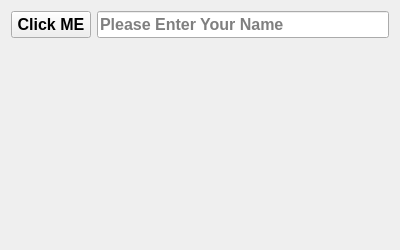
<?xml version="1.0" encoding="UTF-8"?>
<ui version="4.0">
 <class>Form</class>
 <widget class="QWidget" name="Form">
  <property name="geometry">
   <rect>
    <x>0</x>
    <y>0</y>
    <width>400</width>
    <height>250</height>
   </rect>
  </property>
  <property name="windowTitle">
   <string>Qt Designer Application</string>
  </property>
  <layout class="QVBoxLayout" name="verticalLayout">
   <item>
    <layout class="QHBoxLayout" name="horizontalLayout">
     <item>
      <widget class="QPushButton" name="btn_click">
       <property name="font">
        <font>
         <pointsize>12</pointsize>
         <bold>true</bold>
        </font>
       </property>
       <property name="text">
        <string>Click ME</string>
       </property>
      </widget>
     </item>
     <item>
      <widget class="QLineEdit" name="lineEdit">
       <property name="font">
        <font>
         <pointsize>12</pointsize>
         <bold>true</bold>
        </font>
       </property>
       <property name="placeholderText">
        <string>Please Enter Your Name</string>
       </property>
      </widget>
     </item>
    </layout>
   </item>
   <item>
    <widget class="QLabel" name="label">
     <property name="font">
      <font>
       <pointsize>14</pointsize>
       <bold>true</bold>
      </font>
     </property>
     <property name="styleSheet">
      <string notr="true">QLabel {

color:red

}</string>
     </property>
     <property name="text">
      <string/>
     </property>
    </widget>
   </item>
  </layout>
 </widget>
 <resources/>
 <connections/>
</ui>
